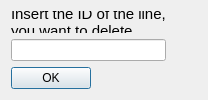
<?xml version="1.0" encoding="UTF-8"?>
<ui version="4.0">
 <class>inpdel</class>
 <widget class="QDialog" name="inpdel">
  <property name="geometry">
   <rect>
    <x>0</x>
    <y>0</y>
    <width>208</width>
    <height>90</height>
   </rect>
  </property>
  <property name="windowTitle">
   <string>inpdel</string>
  </property>
  <layout class="QFormLayout" name="formLayout">
   <property name="labelAlignment">
    <set>Qt::AlignRight|Qt::AlignTrailing|Qt::AlignVCenter</set>
   </property>
   <property name="formAlignment">
    <set>Qt::AlignLeading|Qt::AlignLeft|Qt::AlignTop</set>
   </property>
   <item row="0" column="0">
    <layout class="QVBoxLayout" name="verticalLayout">
     <item>
      <widget class="QLabel" name="label">
       <property name="font">
        <font>
         <pointsize>11</pointsize>
        </font>
       </property>
       <property name="text">
        <string>Insert the ID of the line, you want to delete.</string>
       </property>
       <property name="wordWrap">
        <bool>true</bool>
       </property>
      </widget>
     </item>
     <item>
      <widget class="QLineEdit" name="numl">
       <property name="font">
        <font>
         <pointsize>11</pointsize>
        </font>
       </property>
      </widget>
     </item>
    </layout>
   </item>
   <item row="1" column="0">
    <widget class="QPushButton" name="okb">
     <property name="text">
      <string>OK</string>
     </property>
    </widget>
   </item>
  </layout>
 </widget>
 <layoutdefault spacing="6" margin="11"/>
 <resources/>
 <connections/>
</ui>
